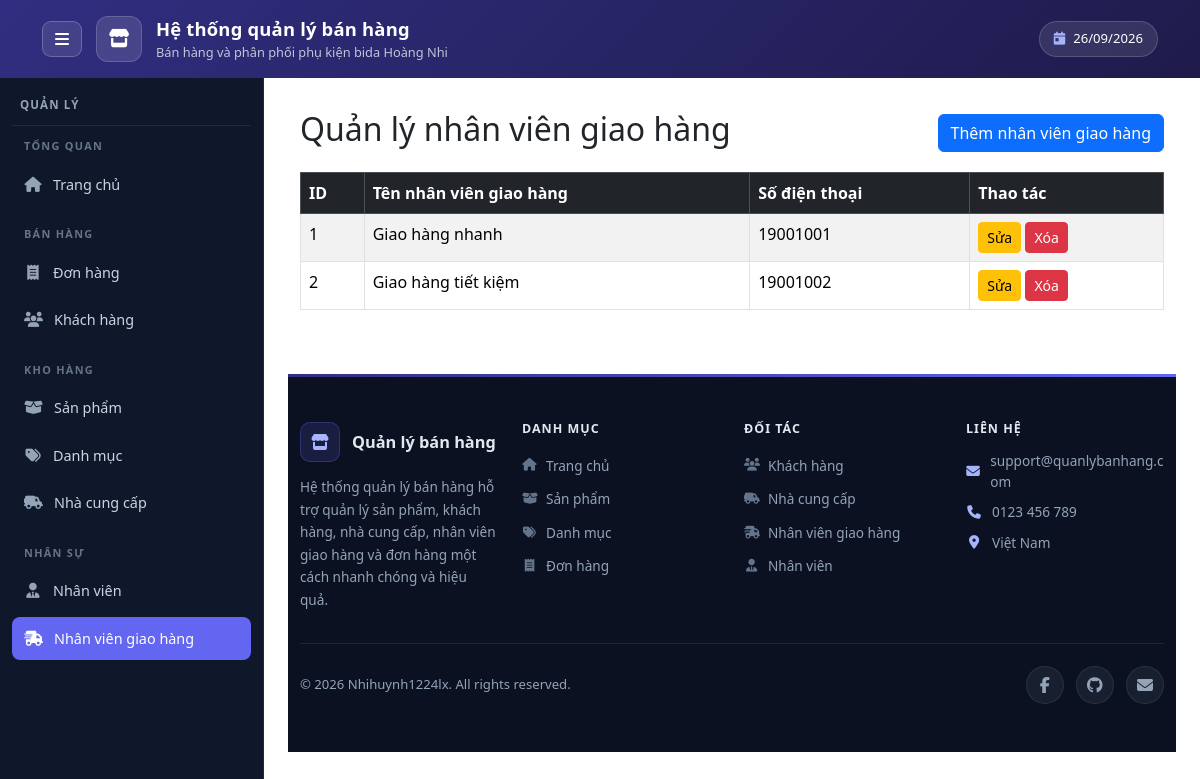
Page /admin/shippers/index.php on the committed database.
### tables this page shows
CREATE TABLE shippers (
    ShipperID INT AUTO_INCREMENT PRIMARY KEY,
    ShipperName VARCHAR(100) NOT NULL,
    Phone VARCHAR(20)
);

### public/admin/shippers/index.php (the view, shortened to what this page needs)
<?php
require_once '/var/www/src/config/database.php';
$sql = "
    SELECT
        ShipperID,
        ShipperName,
        Phone
    FROM shippers
    ORDER BY ShipperID
";
$result = $conn->query($sql);
require_once '/var/www/src/includes/admin/header.php';
require_once '/var/www/src/includes/admin/navbar.php';
?>
<div class="container mt-4">
    <div class="d-flex justify-content-between align-items-center mb-3">
        <h2>Quản lý nhân viên giao hàng</h2>
        <a href="/admin/shippers/create.php" class="btn btn-primary">
            Thêm nhân viên giao hàng
        </a>
    </div>
    <div class="table-responsive">
        <table class="table table-bordered table-striped">
            <thead class="table-dark">
                <tr>
                    <th>ID</th>
                    <th>Tên nhân viên giao hàng</th>
                    <th>Số điện thoại</th>
                    <th>Thao tác</th>
                </tr>
            </thead>
            <tbody>
                <?php if ($result && $result->num_rows > 0): ?>
                    <?php while ($shipper = $result->fetch_assoc()): ?>
                        <tr>
                            <td>
                                <?= htmlspecialchars($shipper['ShipperID']) ?>
                            </td>
                            <td>
                                <?= htmlspecialchars($shipper['ShipperName']) ?>
                            </td>
                            <td>
                                <?= htmlspecialchars($shipper['Phone'] ?? '') ?>
                            </td>
                            <td>
                                <a
                                    href="/admin/shippers/edit.php?id=<?= $shipper['ShipperID'] ?>"
                                    class="btn btn-sm btn-warning"
                                >
                                    Sửa
                                </a>
                                <form
                                    action="/admin/shippers/delete.php"
                                    method="post"
                                    class="d-inline"
                                    onsubmit="return confirm('Bạn có chắc muốn xóa nhân viên giao hàng này?');"
                                >
                                    <button
                                        type="submit"
                                        class="btn btn-sm btn-danger"
                                    >
                                        Xóa
                                    </button>
                                </form>
                            </td>
                        </tr>
                    <?php endwhile; ?>
                <?php endif; ?>
            </tbody>
        </table>
    </div>
</div>
<?php
require_once '/var/www/src/includes/admin/footer.php';

### public/assets/css/admin.css (style rules this page uses)
:root { --admin-header-from: #312E81; --admin-header-to: #1E1B4B; --admin-header-text: #FFFFFF; --admin-header-muted: rgba(255, 255, 255, 0.72); --admin-sidebar-w: 264px; --admin-sidebar-w-collapsed: 76px; --admin-nav-bg: #0F172A; --admin-nav-text: #CBD5E1; --admin-nav-icon: #94A3B8; --admin-nav-group: #64748B; --admin-nav-line: rgba(148, 163, 184, 0.14); --admin-nav-hover-bg: rgba(99, 102, 241, 0.20); --admin-nav-hover-text: #FFFFFF; --admin-nav-hover-icon: #A5B4FC; --admin-nav-active-bg: #6366F1; --admin-nav-active-text: #FFFFFF; --admin-footer-bg: #0B1120; --admin-footer-heading: #E2E8F0; --admin-footer-text: #94A3B8; --admin-footer-line: rgba(148, 163, 184, 0.14); --admin-accent: #6366F1; }

### rows in the picture
shippers: ShipperID "1", ShipperName "Giao hàng nhanh", Phone "19001001"
shippers: ShipperID "2", ShipperName "Giao hàng tiết kiệm", Phone "19001002"

### other values in the picture
$appName "Hệ thống quản lý bán hàng"
$appSubtitle "Bán hàng và phân phối phụ kiện bida Hoàng Nhi"
$group['title'] "TỔNG QUAN"
$item['label'] "Trang chủ"
$group['title'] "BÁN HÀNG"
$item['label'] "Đơn hàng"
$item['label'] "Khách hàng"
$group['title'] "KHO HÀNG"
$item['label'] "Sản phẩm"
$item['label'] "Danh mục"
$item['label'] "Nhà cung cấp"
$group['title'] "NHÂN SỰ"
$item['label'] "Nhân viên"
$item['label'] "Nhân viên giao hàng"
$column['title'] "DANH MỤC"
